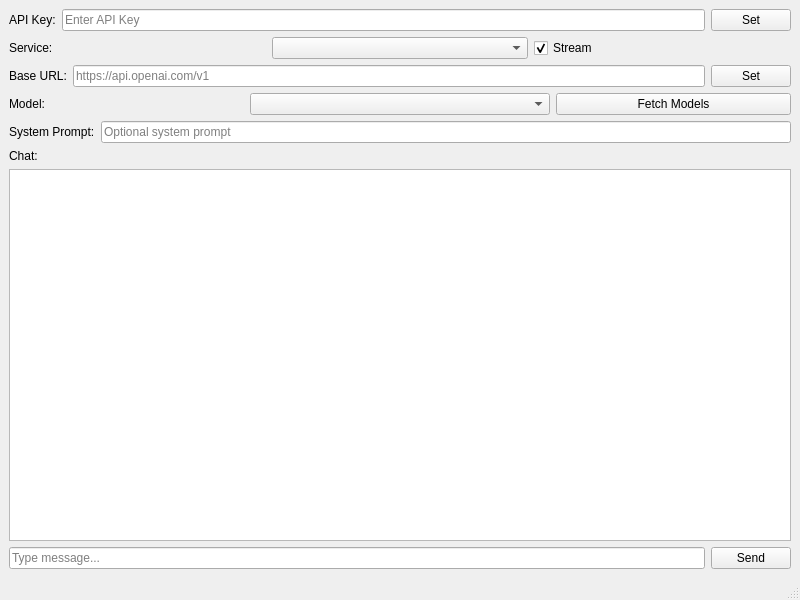
<?xml version="1.0" encoding="UTF-8"?>
<ui version="4.0">
 <class>MainWindow</class>
 <widget class="QMainWindow" name="MainWindow">
  <property name="geometry">
   <rect>
    <x>0</x>
    <y>0</y>
    <width>800</width>
    <height>600</height>
   </rect>
  </property>
  <property name="windowTitle">
   <string>ZcAiLib Example</string>
  </property>
  <widget class="QWidget" name="centralwidget">
   <layout class="QVBoxLayout" name="mainLayout">
    <item>
     <layout class="QHBoxLayout" name="apiKeyLayout">
      <item>
       <widget class="QLabel" name="apiKeyLabel">
        <property name="text">
         <string>API Key:</string>
        </property>
       </widget>
      </item>
      <item>
       <widget class="QLineEdit" name="apiKeyInput">
        <property name="echoMode">
         <enum>QLineEdit::Password</enum>
        </property>
        <property name="placeholderText">
         <string>Enter API Key</string>
        </property>
       </widget>
      </item>
      <item>
       <widget class="QPushButton" name="setApiKeyBtn">
        <property name="maximumSize">
         <size>
          <width>80</width>
          <height>16777215</height>
         </size>
        </property>
        <property name="text">
         <string>Set</string>
        </property>
       </widget>
      </item>
     </layout>
    </item>
    <item>
     <layout class="QHBoxLayout" name="serviceLayout">
      <item>
       <widget class="QLabel" name="serviceLabel">
        <property name="text">
         <string>Service:</string>
        </property>
       </widget>
      </item>
      <item>
       <widget class="QComboBox" name="serviceSelector"/>
      </item>
      <item>
       <widget class="QCheckBox" name="streamCheckBox">
        <property name="text">
         <string>Stream</string>
        </property>
        <property name="checked">
         <bool>true</bool>
        </property>
       </widget>
      </item>
     </layout>
    </item>
    <item>
     <layout class="QHBoxLayout" name="baseUrlLayout">
      <item>
       <widget class="QLabel" name="baseUrlLabel">
        <property name="text">
         <string>Base URL:</string>
        </property>
       </widget>
      </item>
      <item>
       <widget class="QLineEdit" name="baseUrlInput">
        <property name="placeholderText">
         <string>https://api.openai.com/v1</string>
        </property>
       </widget>
      </item>
      <item>
       <widget class="QPushButton" name="setBaseUrlBtn">
        <property name="maximumSize">
         <size>
          <width>80</width>
          <height>16777215</height>
         </size>
        </property>
        <property name="text">
         <string>Set</string>
        </property>
       </widget>
      </item>
     </layout>
    </item>
    <item>
     <layout class="QHBoxLayout" name="modelLayout">
      <item>
       <widget class="QLabel" name="modelLabel">
        <property name="text">
         <string>Model:</string>
        </property>
       </widget>
      </item>
      <item>
       <widget class="QComboBox" name="modelSelector">
        <property name="minimumSize">
         <size>
          <width>300</width>
          <height>0</height>
         </size>
        </property>
       </widget>
      </item>
      <item>
       <widget class="QPushButton" name="fetchModelsBtn">
        <property name="text">
         <string>Fetch Models</string>
        </property>
       </widget>
      </item>
     </layout>
    </item>
    <item>
     <layout class="QHBoxLayout" name="systemPromptLayout">
      <item>
       <widget class="QLabel" name="systemPromptLabel">
        <property name="text">
         <string>System Prompt:</string>
        </property>
       </widget>
      </item>
      <item>
       <widget class="QLineEdit" name="systemPromptInput">
        <property name="placeholderText">
         <string>Optional system prompt</string>
        </property>
       </widget>
      </item>
     </layout>
    </item>
    <item>
     <widget class="QLabel" name="chatLabel">
      <property name="text">
       <string>Chat:</string>
      </property>
     </widget>
    </item>
    <item>
     <widget class="QTextEdit" name="chatDisplay">
      <property name="readOnly">
       <bool>true</bool>
      </property>
     </widget>
    </item>
    <item>
     <layout class="QHBoxLayout" name="inputLayout">
      <item>
       <widget class="QLineEdit" name="input">
        <property name="placeholderText">
         <string>Type message...</string>
        </property>
       </widget>
      </item>
      <item>
       <widget class="QPushButton" name="sendBtn">
        <property name="text">
         <string>Send</string>
        </property>
       </widget>
      </item>
     </layout>
    </item>
   </layout>
  </widget>
  <widget class="QMenuBar" name="menubar">
   <property name="geometry">
    <rect>
     <x>0</x>
     <y>0</y>
     <width>800</width>
     <height>21</height>
    </rect>
   </property>
  </widget>
  <widget class="QStatusBar" name="statusbar"/>
 </widget>
 <resources/>
 <connections/>
</ui>
